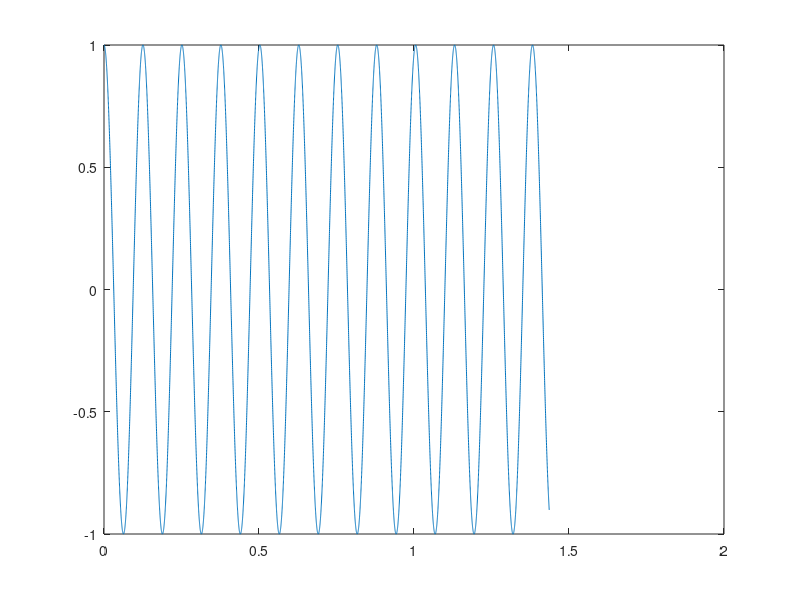

MATLAB code to generate this figure:
%% Prototyping for particle projection - Onishi formula
% Have problems with the fortran-code getting numerical errors, 
% determinant outputs 0 sometimes?


U=dlmread('U_mat.dat');
V=dlmread('V_mat.dat');
DIM=length(U)

% Loop variables:no points, expected part. nbr. & phi-step
N_loop=10*30*30
N_exp=2*diag(V,1).'*diag(V,1)
dPhi=8*(4*pi/((DIM+N_exp)*N_loop));

%Init of phi and onishi vectors
phi=zeros(DIM,1);
oni=zeros(DIM,1);

for j=0:N_loop
    D=eye(DIM).*exp(1i*dPhi);
    X=ctranspose(U)*ctranspose(D)*U + ctranspose(V)*transpose(D)*V;

    phi(j+1)=j*dPhi;
    oni(j+1)=real(sqrt(det(X))*exp(-1i*DIM*dPhi*j));
end
   

plot(phi,oni)